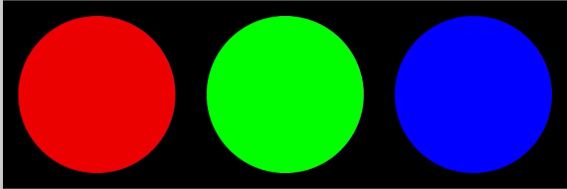
%> input picture 03_Working/DATA_ANALYSIS/TotalFile/rgb.PNG, 567 x 189 px
$ octave seperate_colour.m   (GNU Octave 9; MATLAB toolbox functions it lacks are replaced by stand-ins)
%> lines starting %> are read from the running program, lines starting %| are printed output that depends on the picture
rgbcolor = imread('rgb.png'); %à¡çºÃÙ»ÀÒ¾äÇéã¹µÑÇá»Ã rgbcolor
%> rgbcolor is the input picture: size 189x567x3 uint8; mean R, G, B 45.1, 48.1, 48.7
imshow(rgbcolor) %áÊ´§ÃØ»ÀÒ¾ã¹µÑÇá»Ã rgbcolor
figure;imshow(rgbcolor);title('RGB COLOR') %//ÊÃéÒ§¡ÃÍºãËéÃÙ»ÀÒ¾(µÑÇá»Ã rgbcolor) ¾ÃéÍÁäµàµÔÅ(RGB COLOR)
rgbcolor(:,:,2)=0; %//ãËéµÑÇá»Ã rgbcolor à«çµ¤èÒÊÕ ¨Ò¡ÊÕà¢ÕÂÇãËéà»ç¹ÊÕ´Ó (Red=1;Green=2;Blue=3;) ÊèÇ¹¤èÒ 0 à·èÒ¡ÑºÊÕ´Ó 1 à·èÒ¡ÑºÊÕ¢ÒÇ
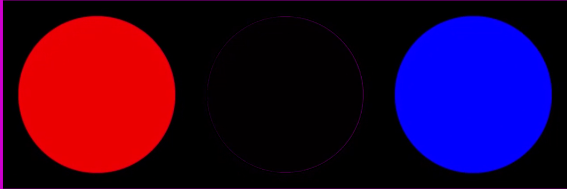
%> rgbcolor: size 189x567x3 uint8; mean R, G, B 45.1, 0, 48.7
rgbcolor(:,:,3)=0; %//ãËéµÑÇá»Ã rgbcolor à«çµ¤èÒÊÕ ¨Ò¡ÊÕ¹éÓà§Ô¹ãËéà»ç¹ÊÕ´Ó
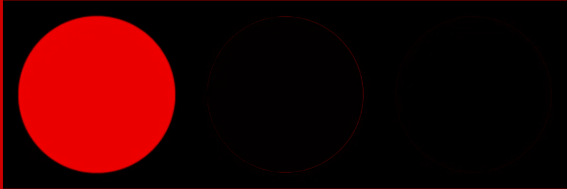
%> rgbcolor: size 189x567x3 uint8; mean R, G, B 45.1, 0, 0
redcolor = rgbcolor; %// ¡ÓË¹´ãËéµÑÇá»Ã redcolor ÁÕ¤èÒà·èÒ¡Ñº rgbcolor
figure;imshow(redcolor);title('RED COLOR')% //ÊÃéÒ§¡ÃÍºãËéÃÙ»ÀÒ¾(µÑÇá»Ã redcolor) ¾ÃéÍÁäµàµÔÅ(RED COLOR)
